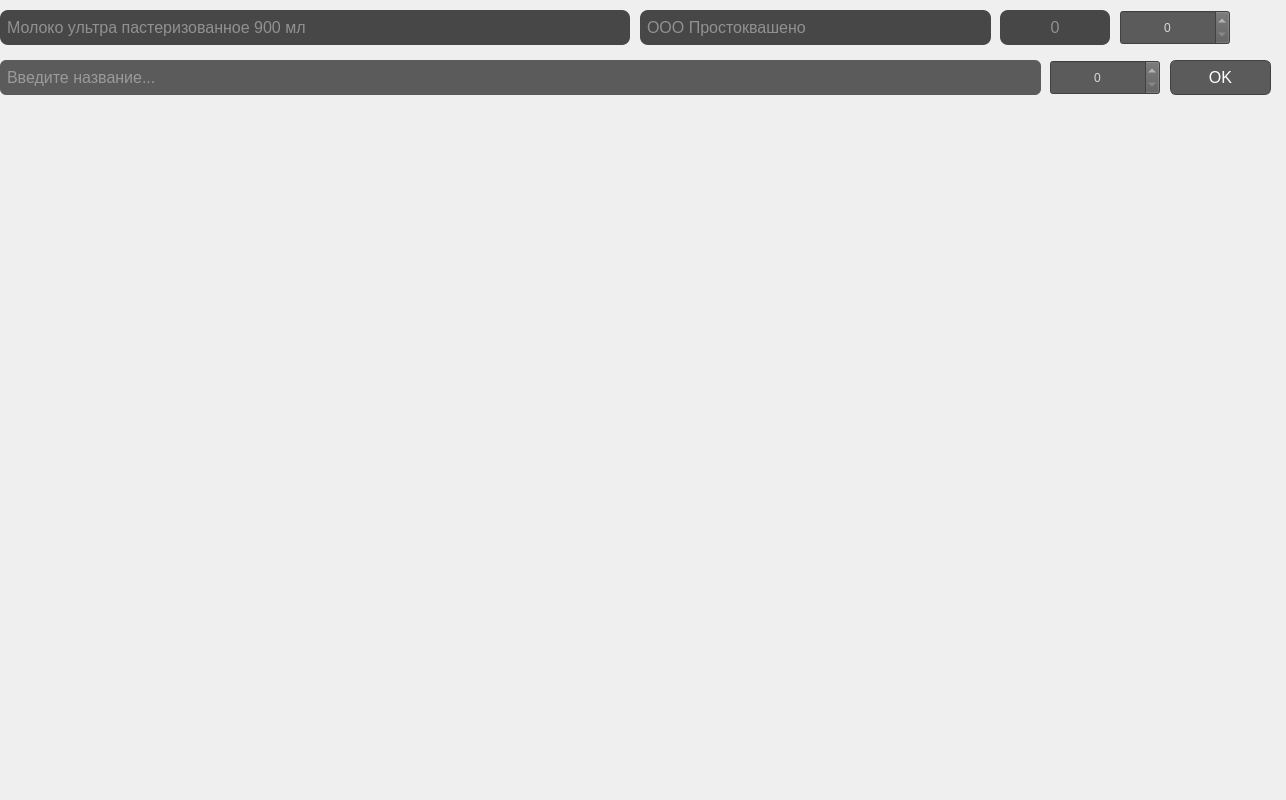
            <widget class="QWidget" name="orders_create_scrollAreaWidgetContents">
             <property name="geometry">
              <rect>
               <x>0</x>
               <y>0</y>
               <width>1286</width>
               <height>800</height>
              </rect>
             </property>
             <property name="minimumSize">
              <size>
               <width>0</width>
               <height>800</height>
              </size>
             </property>
             <widget class="QWidget" name="orders_create_item1" native="true">
              <property name="geometry">
               <rect>
                <x>0</x>
                <y>10</y>
                <width>1300</width>
                <height>35</height>
               </rect>
              </property>
              <property name="minimumSize">
               <size>
                <width>0</width>
                <height>0</height>
               </size>
              </property>
              <widget class="QLineEdit" name="orders_create_item1_name">
               <property name="enabled">
                <bool>false</bool>
               </property>
               <property name="geometry">
                <rect>
                 <x>0</x>
                 <y>0</y>
                 <width>630</width>
                 <height>35</height>
                </rect>
               </property>
               <property name="minimumSize">
                <size>
                 <width>0</width>
                 <height>35</height>
                </size>
               </property>
               <property name="font">
                <font>
                 <pointsize>12</pointsize>
                </font>
               </property>
               <property name="styleSheet">
                <string notr="true">color: rgb(217, 217, 217);
border-color: rgb(66, 66, 66);
background-color:rgb(71, 71, 71);
border-radius: 8px;
padding: 5px;</string>
               </property>
               <property name="text">
                <string/>
               </property>
               <property name="placeholderText">
                <string>Молоко ультра пастеризованное 900 мл</string>
               </property>
              </widget>
              <widget class="QLineEdit" name="orders_create_item1_manufac">
               <property name="enabled">
                <bool>false</bool>
               </property>
               <property name="geometry">
                <rect>
                 <x>640</x>
                 <y>0</y>
                 <width>351</width>
                 <height>35</height>
                </rect>
               </property>
               <property name="minimumSize">
                <size>
                 <width>0</width>
                 <height>35</height>
                </size>
               </property>
               <property name="font">
                <font>
                 <pointsize>12</pointsize>
                </font>
               </property>
               <property name="styleSheet">
                <string notr="true">color: rgb(217, 217, 217);
border-color: rgb(66, 66, 66);
background-color: rgb(71, 71, 71);
border-radius: 8px;
padding: 5px;</string>
               </property>
               <property name="text">
                <string/>
               </property>
               <property name="placeholderText">
                <string>ООО Простоквашено</string>
               </property>
              </widget>
              <widget class="QLineEdit" name="orders_create_item1_insys">
               <property name="enabled">
                <bool>false</bool>
               </property>
               <property name="geometry">
                <rect>
                 <x>1000</x>
                 <y>0</y>
                 <width>110</width>
                 <height>35</height>
                </rect>
               </property>
               <property name="minimumSize">
                <size>
                 <width>0</width>
                 <height>35</height>
                </size>
               </property>
               <property name="font">
                <font>
                 <pointsize>12</pointsize>
                </font>
               </property>
               <property name="styleSheet">
                <string notr="true">color: rgb(217, 217, 217);
border-color: rgb(66, 66, 66);
background-color: rgb(71, 71, 71);
border-radius: 8px;
padding: 5px;</string>
               </property>
               <property name="text">
                <string/>
               </property>
               <property name="alignment">
                <set>Qt::AlignCenter</set>
               </property>
               <property name="placeholderText">
                <string>0</string>
               </property>
              </widget>
              <widget class="QSpinBox" name="orders_create_item1_inorder">
               <property name="geometry">
                <rect>
                 <x>1120</x>
                 <y>0</y>
                 <width>110</width>
                 <height>35</height>
                </rect>
               </property>
               <property name="styleSheet">
                <string notr="true">
background-color:rgb(91, 91, 91);
color: rgb(217, 217, 217);
border-color: rgb(66, 66, 66);</string>
               </property>
               <property name="alignment">
                <set>Qt::AlignCenter</set>
               </property>
              </widget>
              <widget class="QLabel" name="orders_create_item1_close">
               <property name="geometry">
                <rect>
                 <x>1240</x>
                 <y>0</y>
                 <width>35</width>
                 <height>35</height>
                </rect>
               </property>
               <property name="styleSheet">
                <string notr="true">QLabel:hover {
    background-color: rgba(255, 255, 255, 0.5);
	color: rgb(52, 52, 52);
	cursor: hand;
}</string>
               </property>
               <property name="text">
                <string/>
               </property>
               <property name="pixmap">
                <pixmap>assets/X.png</pixmap>
               </property>
              </widget>
             </widget>
             <widget class="QWidget" name="orders_create_newItem" native="true">
              <property name="geometry">
               <rect>
                <x>0</x>
                <y>60</y>
                <width>1281</width>
                <height>35</height>
               </rect>
              </property>
              <widget class="QPushButton" name="orders_create_newItem_ok">
               <property name="geometry">
                <rect>
                 <x>1170</x>
                 <y>0</y>
                 <width>101</width>
                 <height>35</height>
                </rect>
               </property>
               <property name="font">
                <font>
                 <pointsize>12</pointsize>
                </font>
               </property>
               <property name="styleSheet">
                <string notr="true">QPushButton {
	background-color: rgb(91, 91, 91);
	color: rgb(255, 255, 255);
	border-radius: 6px;
	border: 1px solid rgb(66, 66, 66);
	transition: all 5s;
}
QPushButton:hover {
    background-color: rgba(255, 255, 255, 0.5);
	color: rgb(52, 52, 52);
	cursor: hand;
}
</string>
               </property>
               <property name="text">
                <string>OK</string>
               </property>
              </widget>
              <widget class="QLineEdit" name="orders_create_newItem_name">
               <property name="geometry">
                <rect>
                 <x>0</x>
                 <y>0</y>
                 <width>1041</width>
                 <height>35</height>
                </rect>
               </property>
               <property name="minimumSize">
                <size>
                 <width>0</width>
                 <height>35</height>
                </size>
               </property>
               <property name="font">
                <font>
                 <pointsize>12</pointsize>
                </font>
               </property>
               <property name="styleSheet">
                <string notr="true">color: rgb(217, 217, 217);
border-color: rgb(66, 66, 66);
background-color: rgb(91, 91, 91);
border-radius: 6px;
padding: 5px;</string>
               </property>
               <property name="text">
                <string/>
               </property>
               <property name="placeholderText">
                <string>Введите название...</string>
               </property>
              </widget>
              <widget class="QSpinBox" name="orders_create_newItem_amount">
               <property name="geometry">
                <rect>
                 <x>1050</x>
                 <y>0</y>
                 <width>110</width>
                 <height>35</height>
                </rect>
               </property>
               <property name="styleSheet">
                <string notr="true">
background-color:rgb(91, 91, 91);
color: rgb(217, 217, 217);
border-color: rgb(66, 66, 66);</string>
               </property>
               <property name="alignment">
                <set>Qt::AlignCenter</set>
               </property>
              </widget>
             </widget>
            </widget>
